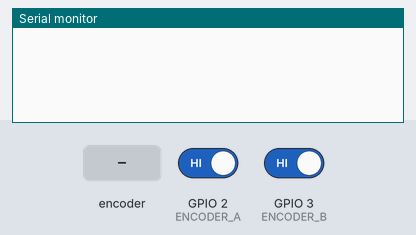
Simulated run of this sketch. Board: ESP32. On the bench: the last lines printed to the serial monitor. Inputs (shaded band) come from the test bench; at power-on: GPIO 2 (ENCODER_A) HIGH, GPIO 3 (ENCODER_B) HIGH.

Above: at 1.2 s.
1.3 s: rotary encoder on GPIO 2 (ENCODER_A) / GPIO 3 (ENCODER_B) turned 1 step (first pin leading)
At 2.1 s:
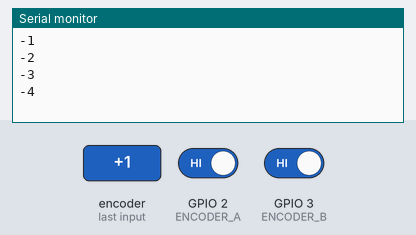
3.0 s: rotary encoder on GPIO 2 (ENCODER_A) / GPIO 3 (ENCODER_B) turned 1 step (first pin leading)
At 3.4 s:
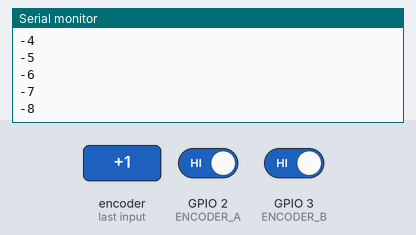
Timing chart, 0 to 6.0 s (numbered marks = the images above; inputs shaded):
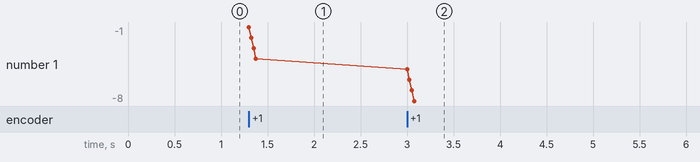

The sketch:

sketch_feb5b.ino
```cpp
#include <Arduino.h>

#define ENCODER_A 2 // Pin A
#define ENCODER_B 3 // Pin B

volatile long encoderPos = 0;
volatile bool aSet = false;
volatile bool bSet = false;

void IRAM_ATTR doEncoderA() {
  if (digitalRead(ENCODER_A) == digitalRead(ENCODER_B)) encoderPos++;
  else encoderPos--;
}

void IRAM_ATTR doEncoderB() {
  if (digitalRead(ENCODER_A) != digitalRead(ENCODER_B)) encoderPos++;
  else encoderPos--;
}

void setup() {
  Serial.begin(115200);
  pinMode(ENCODER_A, INPUT_PULLUP);
  pinMode(ENCODER_B, INPUT_PULLUP);
  attachInterrupt(digitalPinToInterrupt(ENCODER_A), doEncoderA, CHANGE);
  attachInterrupt(digitalPinToInterrupt(ENCODER_B), doEncoderB, CHANGE);
}

void loop() {
  static long lastPos = 0;
  if (encoderPos != lastPos) {
    Serial.println(encoderPos);
    lastPos = encoderPos;
  }
}
```

Measured:
- after the input at 1.3 s, the serial monitor: prints a new line at once (image 1)
- after the input at 3.0 s, the serial monitor: prints a new line at once (image 2)
- plotted number 1: -4 → -8 after the input at 3.0 s
